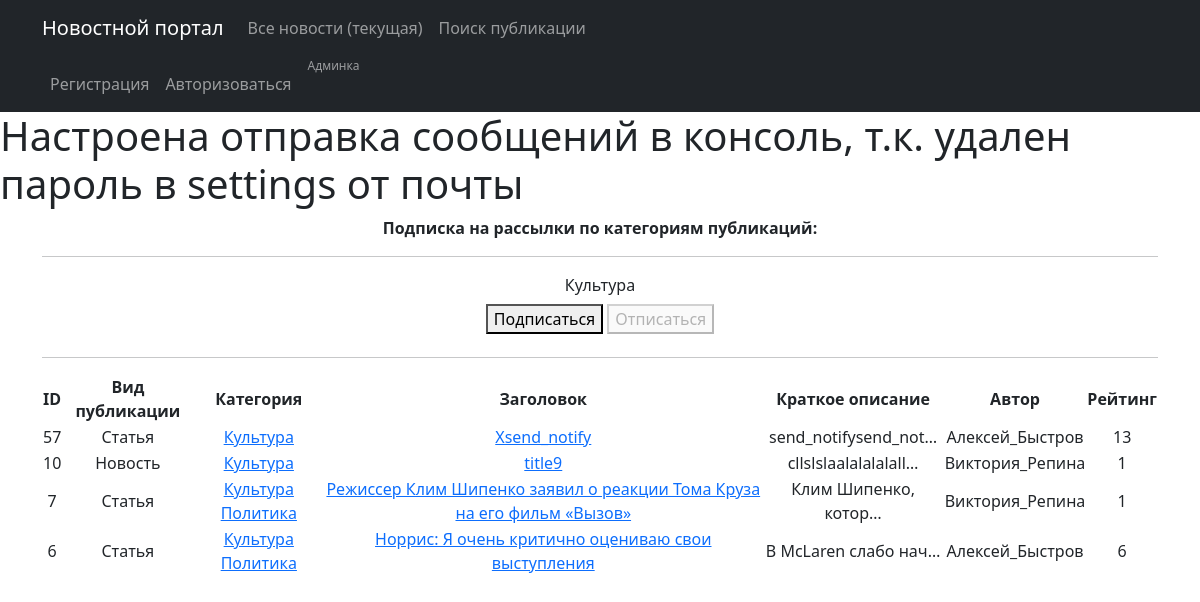
Page /subscriptions/2/ on the earlier database version.
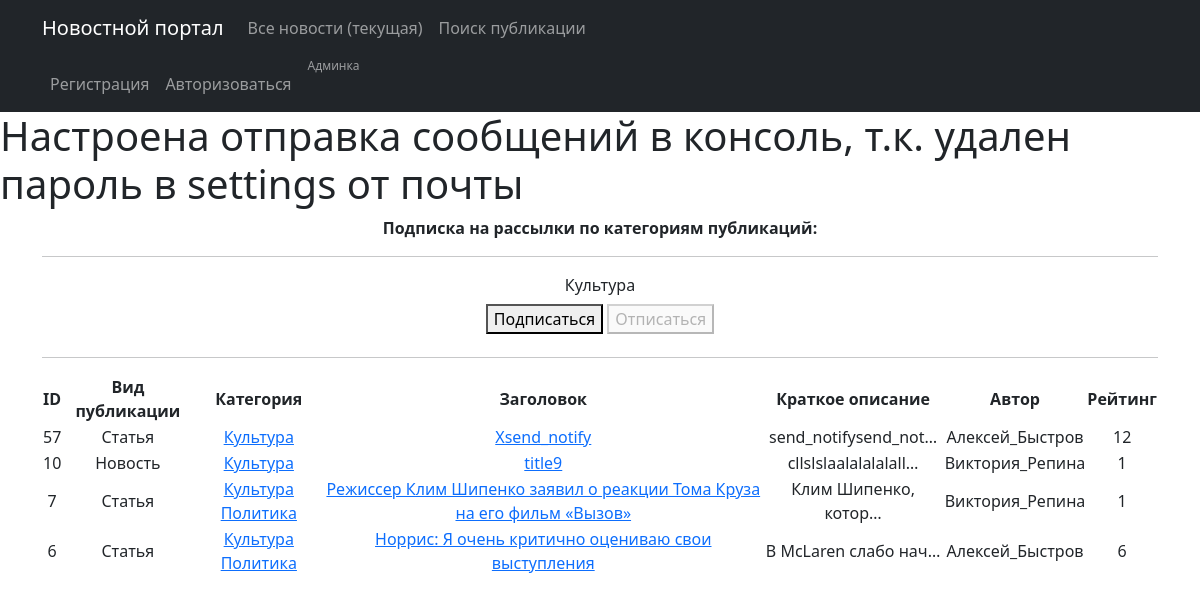
Same page on the later database version.
### news/models.py (models this page shows, shortened)
class Post(models.Model):
    article = 'ART'
    news = 'NEW'
    POSITIONS = [
        (article, 'Статья'),
        (news, 'Новость')
    ]
    author = models.ForeignKey(Author, on_delete=models.CASCADE, verbose_name='Автор публикации')
    typeChoice = models.CharField(max_length=3, choices=POSITIONS, default=news, verbose_name='Вид публикации')
    pubDate = models.DateTimeField(auto_now_add=True, verbose_name='Дата публикации')
    postCategory = models.ManyToManyField(Category, through='PostCategory', default="Категория", verbose_name='Категория')
    headline = models.CharField(max_length=255, verbose_name='Заголовок')
    text = models.TextField(default="Текст статьи", verbose_name='Текст')
    postRating = models.SmallIntegerField(default=0, verbose_name='Рейтинг')
    class Meta:
        verbose_name = 'Публикация'
        verbose_name_plural = 'Публикации'

class Author(models.Model):
    authUser = models.OneToOneField(User, on_delete=models.CASCADE)
    authorRating = models.IntegerField(default=0)
    class Meta:
        verbose_name = 'Автор'
        verbose_name_plural = 'Авторы'

### subscriptions/views.py (the view)
# urls.py: path('<int:id>/', CategoryListView.as_view(), name='categories'),
class CategoryListView(ListView):
    model = Post
    template_name = 'categories.html'
    context_object_name = 'category_list_news'
    def get_queryset(self):
        self.postCategory = get_object_or_404(Category, id=self.kwargs['id']) #8:15
        queryset = Post.objects.filter(postCategory=self.postCategory).order_by('-pubDate')
        return queryset
    def get_context_data(self , **kwargs):
        context = super().get_context_data(**kwargs)
        context['is_not_subscriber'] = self.request.user not in self.postCategory.subscribers.all()
        context['category'] = self.postCategory
        return context

### news/models.py (called while the page is built)
    def __str__(self):
        return f'{self.catName.title()}'

### templates/categories.html (shortened to what this page needs)
{% extends 'flatpages/default.html' %}
{% block content %}
<b>Подписка на рассылки по категориям публикаций:</b>
<hr>
            {{ category }}
    {% if is_not_subscriber %}
        <p class="text-center">
            <a href="http://127.0.0.1:8000/subscriptions/{{category.id}}/subscribe" class="btn btn-secondary-sm">
                <button>Подписаться</button>
                <button disabled>Отписаться</button>
            </a>
        </p>
        {% endif %}
 <hr>
   {% if category_list_news %}
       <table>
           <tr>
               <td><b>ID</b></td>
               <td><b>Вид публикации</b></td>
               <td><b>Категория</b></td>
               <td><b>Заголовок</b></td>
               <td><b>Краткое описание</b></td>
               <td><b>Автор</b></td>
               <td><b>Рейтинг</b></td>
           </tr>
        {% for post in category_list_news %}
           <tr>
               <td>{{ post.id}}</td>
               <td>{{ post.get_typeChoice_display}}</td>
               <td>{% for category in post.postCategory.all %}
                   <a href="http://127.0.0.1:8000/subscriptions/{{category.id}}">{{ category }}</a>
               {% endfor %}</td>
               <td><a href=http://127.0.0.1:8000/news/{{post.id}}>{{ post.headline}}</a></td>
               <td>{{ post.text|truncatechars:20}}</td>
               <td>{{ post.author.authUser}}</td>
               <td>{{ post.postRating}}</td>
           </tr>
           {% endfor %}
    </table>
   {% else %}
       <h2>Статей нет!</h2>
   {% endif %}
{% endblock content %}

Differences in the rows shown:
changed Post "Xsend_notify": postRating "13" → "12"
